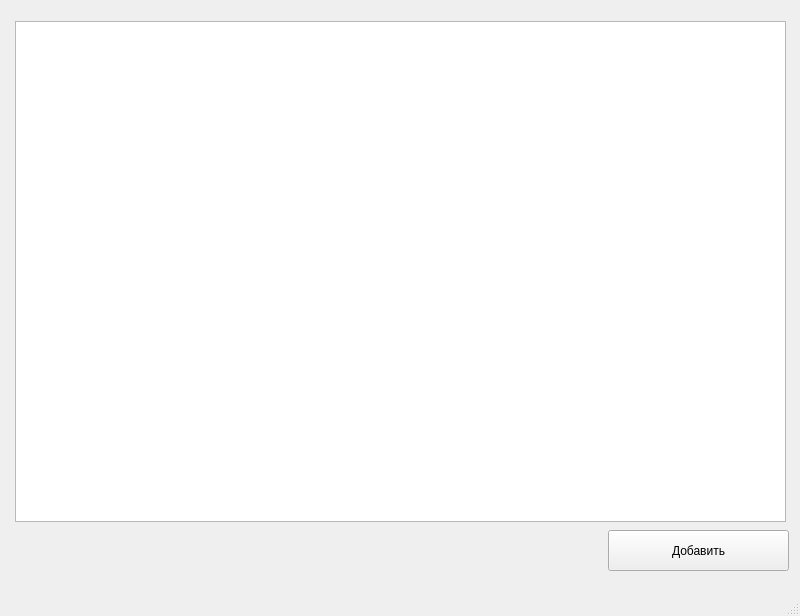
<?xml version="1.0" encoding="UTF-8"?>
<ui version="4.0">
 <class>MainWindow</class>
 <widget class="QMainWindow" name="MainWindow">
  <property name="geometry">
   <rect>
    <x>0</x>
    <y>0</y>
    <width>800</width>
    <height>616</height>
   </rect>
  </property>
  <property name="windowTitle">
   <string>MainWindow</string>
  </property>
  <widget class="QWidget" name="centralwidget">
   <widget class="QPushButton" name="pushButton">
    <property name="geometry">
     <rect>
      <x>608</x>
      <y>530</y>
      <width>181</width>
      <height>41</height>
     </rect>
    </property>
    <property name="text">
     <string>Добавить</string>
    </property>
   </widget>
   <widget class="QTableWidget" name="tableWidget">
    <property name="geometry">
     <rect>
      <x>15</x>
      <y>21</y>
      <width>771</width>
      <height>501</height>
     </rect>
    </property>
   </widget>
  </widget>
  <widget class="QMenuBar" name="menubar">
   <property name="geometry">
    <rect>
     <x>0</x>
     <y>0</y>
     <width>800</width>
     <height>22</height>
    </rect>
   </property>
  </widget>
  <widget class="QStatusBar" name="statusbar"/>
 </widget>
 <resources/>
 <connections/>
</ui>
